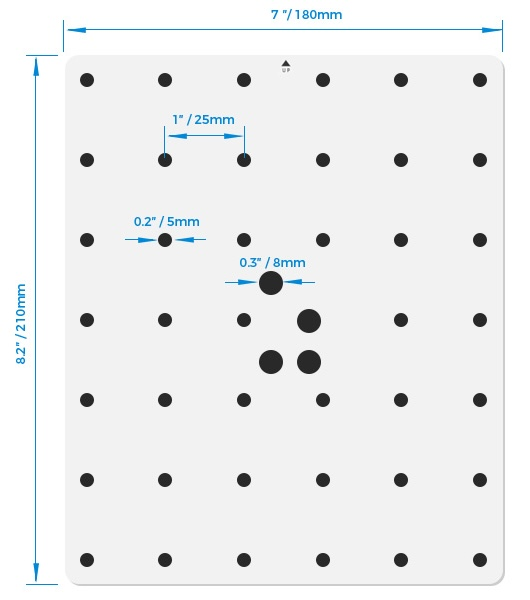
#> input picture ref/size.jpg, 530 x 600 px
$ python debug_quad_detection.py --image ../ref/size.jpg
#> lines starting #> are read from the running program, lines starting #| are printed output that depends on the picture; after the words box and inside, x2 and y2 are one past the last pixel; in counts of white or black regions, pixels touching at a corner belong together
### calib/core/calib_core.py
# -*- coding: utf-8 -*-
"""
Calibrator：输入灰度图（uint8），输出 BoardResult（41 小圆编号、4 大圆、轴、H 等）
不负责画图/保存；仅算法与数据。
"""
from typing import List, Tuple, Optional, Dict, Any
from dataclasses import dataclass
import numpy as np
import cv2


@dataclass
class DetectionConfig:
    # Quad/warp parameters
    quad_expand_scale: float = 1.03
    quad_expand_offset: float = 12.0
    warp_min_short: int = 1400
    warp_min_dim: int = 400
    warp_interp: int = cv2.INTER_CUBIC

    # Hough search parameters
    hough_gaussian_sigma: float = 1.0
    hough_canny_low_ratio: float = 0.66
    hough_canny_low_min: int = 10
    hough_canny_high_ratio: float = 2.0
    hough_dilate_kernel: int = 3
    hough_dilate_iterations: int = 1
    hough_votes_ratio: float = 0.006
    hough_min_line_ratio: float = 0.30
    hough_max_gap_ratio: float = 0.03
    hough_orientation_tol: float = 5.0
    hough_orthogonality_tol: float = 10.0
    hough_rho_nms_ratio: float = 0.02
    hough_kmeans_max_iter: int = 100
    hough_kmeans_eps: float = 1e-4
    hough_kmeans_attempts: int = 8

    # Quadrilateral scoring
    quad_margin: float = 0.03
    quad_area_min_ratio: float = 0.15
    quad_area_max_ratio: float = 0.80
    quad_aspect_min: float = 0.90
    quad_aspect_max: float = 1.35
    quad_edge_half: int = 6
    quad_edge_samples: int = 48
    quad_edge_min_contrast: float = 0.5
    quad_area_bonus: float = 300.0

    # White-region fallback
    white_gaussian_sigma: float = 1.2
    white_morph_kernel: int = 11
    white_morph_iterations: int = 1
    white_approx_eps_ratio: float = 0.0125
    white_approx_expand: float = 1.3
    white_approx_shrink: float = 0.7

    # CLAHE & rect preprocessing
    clahe_clip_limit: float = 2.0
    clahe_tile_grid: Tuple[int, int] = (8, 8)
    rect_blur_kernel: Tuple[int, int] = (3, 3)

    # Blob detector
    blob_min_area: float = 450.0
    blob_max_area: float = 26000.0
    blob_dark: bool = True
    blob_min_circularity: float = 0.45
    blob_min_convexity: float = 0.45
    blob_min_inertia: float = 0.04
    blob_min_threshold: float = 5.0
    blob_max_threshold: float = 220.0
    blob_threshold_step: float = 5.0
    blob_min_dist: float = 10.0

    # Refinement
    refine_gate: float = 0.6
    refine_win_scale: float = 3.0
    refine_win_min: float = 30.0
    refine_win_max: float = 220.0
    refine_segment_ksize: int = 3
    refine_open_kernel: Tuple[int, int] = (3, 3)
    fallback_canny_low: int = 30
    fallback_canny_high: int = 90

    # Area selection
    area_relax_default: float = 0.12
    area_relax_small: float = 0.14
    area_relax_big: float = 0.14
    area_relax_reassign_big: float = 0.20
    area_iterations: int = 8


def create_detection_config(**overrides) -> DetectionConfig:
    """Create a DetectionConfig with selective overrides for convenient tuning."""
    cfg = DetectionConfig()
    for key, value in overrides.items():
        if not hasattr(cfg, key):
            raise AttributeError(f"Unknown detection config field: {key}")
        setattr(cfg, key, value)
    return cfg


DEFAULT_CONFIG = DetectionConfig()

HIGH_RECALL_CONFIG = create_detection_config(
    quad_expand_scale=1.05,
    quad_expand_offset=16.0,
    warp_min_short=1600,
    hough_votes_ratio=0.0045,
    hough_min_line_ratio=0.25,
    hough_max_gap_ratio=0.05,
    hough_orientation_tol=7.5,
    hough_orthogonality_tol=14.0,
    white_morph_kernel=13,
    white_approx_shrink=0.6,
    blob_min_area=320.0,
    blob_max_area=32000.0,
    area_relax_small=0.18,
    area_relax_big=0.18,
    area_relax_reassign_big=0.26,
)

from .types import Axis, Circle, SmallNumbered, BoardResult, Pt

# --------------------- Utils ---------------------
def order_quad(pts4):
    pts4 = np.asarray(pts4, np.float32)
    s = pts4.sum(1); d = np.diff(pts4,axis=1).reshape(-1)
    tl = pts4[np.argmin(s)]; br = pts4[np.argmax(s)]
    tr = pts4[np.argmin(d)]; bl = pts4[np.argmax(d)]
    return np.array([tl,tr,br,bl], np.float32)


def expand_quad(quad: np.ndarray, scale: Optional[float] = None, offset: Optional[float] = None,
               cfg: DetectionConfig = DEFAULT_CONFIG) -> np.ndarray:
    """沿着中心方向外扩四边形，避免透视下裁剪到边缘"""
    q = np.asarray(quad, np.float32)
    centroid = q.mean(axis=0, keepdims=True)
    vec = q - centroid
    if scale is None:
        scale = cfg.quad_expand_scale
    if offset is None:
        offset = cfg.quad_expand_offset
    if scale != 1.0:
        q = centroid + vec * float(scale)
    if offset != 0.0:
        norms = np.linalg.norm(vec, axis=1, keepdims=True)
        dirs = np.divide(vec, np.maximum(norms, 1e-6))
        q = q + dirs * float(offset)
    return q

def warp_by_quad(gray, quad, min_short: Optional[int] = None,
                 cfg: DetectionConfig = DEFAULT_CONFIG):
    if min_short is None:
        min_short = cfg.warp_min_short
    min_dim = int(cfg.warp_min_dim)
    W = int(max(min_dim, np.linalg.norm(quad[1]-quad[0])))
    H = int(max(min_dim, np.linalg.norm(quad[3]-quad[0])))
    dst = np.array([[0,0],[W-1,0],[W-1,H-1],[0,H-1]], np.float32)
    Hm = cv2.getPerspectiveTransform(quad, dst)
    rect = cv2.warpPerspective(gray, Hm, (W, H), flags=cfg.warp_interp)
    short = min(W,H)
    if short < min_short:
        s = float(min_short)/short
        rect = cv2.resize(rect, None, fx=s, fy=s, interpolation=cv2.INTER_CUBIC)
        Hm = np.array([[s,0,0],[0,s,0],[0,0,1]], np.float32) @ Hm
    return rect, Hm

# --------------------- Hough helpers (找板) ---------------------
def seg_to_normal_form(x1,y1,x2,y2):
    vx, vy = x2-x1, y2-y1
    L = np.hypot(vx,vy) + 1e-9
    nx, ny = -vy/L, vx/L
    c = -(nx*x1 + ny*y1)
    rho   = -c
    theta = (np.arctan2(ny, nx) + np.pi) % np.pi
    return (nx, ny, c, theta, rho)

# [7 lines left out: function intersect, not called in this run]

def line_angle_deg(L): return (np.degrees(L[3]) - 90.0) % 180.0
def deg_diff(a,b): return abs((a-b+90) % 180 - 90)

# [38 lines left out: functions bilinear, edge_contrast, quad_score, not called in this run]

def detect_by_hough_search(gray, cfg: DetectionConfig = DEFAULT_CONFIG):
    h,w = gray.shape
    g = cv2.GaussianBlur(gray, (0,0), cfg.hough_gaussian_sigma)
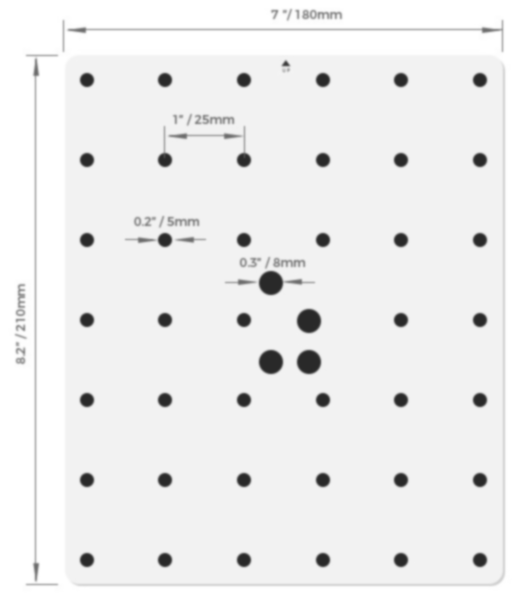
#> g: shape (600, 530); min 40, max 255, mean 238.8
    med = np.median(g)
#> med = 242
    lo = int(max(cfg.hough_canny_low_min, cfg.hough_canny_low_ratio*med))
#> lo = 159
    hi = int(max(lo+1, cfg.hough_canny_high_ratio*lo))
#> hi = 318
    edges = cv2.Canny(g, lo, hi)
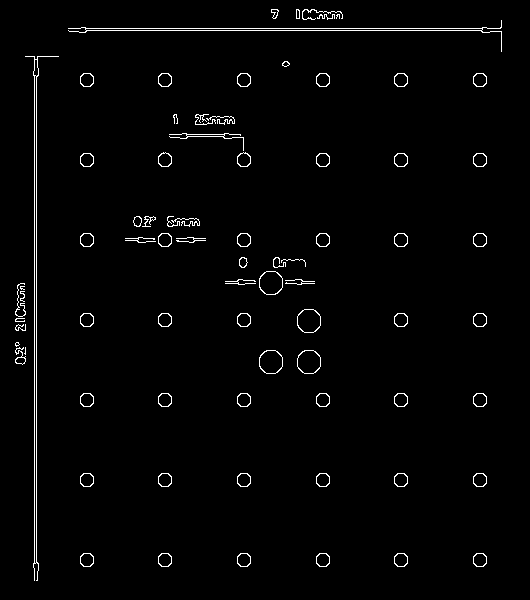
#> edges: shape (600, 530); 1.8% white in thin lines or dots, all inside (x1, y1, x2, y2) = (15, 9, 502, 581)
    if cfg.hough_dilate_kernel > 0 and cfg.hough_dilate_iterations > 0:
        kernel = np.ones((cfg.hough_dilate_kernel, cfg.hough_dilate_kernel), np.uint8)
        edges = cv2.dilate(edges, kernel, cfg.hough_dilate_iterations)
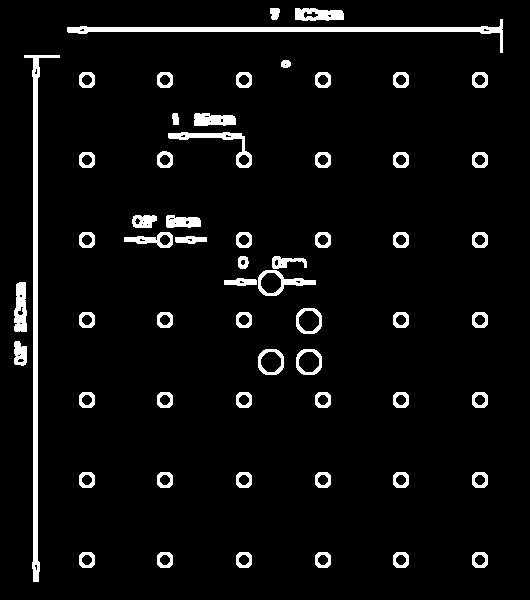
#> edges: shape (600, 530); 5.3% white; 60 white regions, largest, box (x1, y1, x2, y2) and area: (24, 55, 60, 582) 2789, (67, 19, 503, 53) 2327, (168, 132, 252, 168) 636

    lines = cv2.HoughLinesP(
        edges,
        1,
        np.pi/180,
        int(cfg.hough_votes_ratio*min(h,w)),
        minLineLength=int(cfg.hough_min_line_ratio*min(h,w)),
        maxLineGap=int(cfg.hough_max_gap_ratio*min(h,w)),
    )
#> lines = [[34, 581, 34, 55], [35, 581, 35, 55], [36, 581, 36, 55], [67, 27, 226, 27], [33, 581, 33, 55], [170, 31, 502, 31], [227, 28, 502, 28], [189, 30, 502, 30], [37, 581, 37, 55], [209, 29, 501, 29]]
    if lines is None or len(lines)<4: return None, edges
    Ls = [seg_to_normal_form(*xy) for xy in lines.reshape(-1,4)]
#> Ls = [(1, 0, -34, 0, 34), (1, 0, -35, 0, 35), (1, 0, -36, 0, 36), (0, 1, -27, 1.57, 27), (1, 0, -33, 0, 33), (0, 1, -31, 1.57, 31), (0, 1, -28, 1.57, 28), (0, 1, -30, 1.57, 30), (1, 0, -37, 0, 37), (0, 1, -29, 1.57, 29)]

    feats = np.array([[np.cos(2*L[3]), np.sin(2*L[3])] for L in Ls], np.float32)
#> feats = [[1, 0], [1, 0], [1, 0], [-1, 1.22e-16], [1, 0], [-1, 1.22e-16], [-1, 1.22e-16], [-1, 1.22e-16], [1, 0], [-1, 1.22e-16]]
    crit  = (cv2.TERM_CRITERIA_EPS+cv2.TERM_CRITERIA_MAX_ITER, cfg.hough_kmeans_max_iter, cfg.hough_kmeans_eps)
    _, labels, _ = cv2.kmeans(feats, 2, None, crit, cfg.hough_kmeans_attempts, cv2.KMEANS_PP_CENTERS)
#> labels = [1, 1, 1, 0, 1, 0, 0, 0, 1, 0]
    groups = [[],[]]
    for L, lb in zip(Ls, labels.ravel()):
        groups[lb].append(L)
#> this loop made 10 passes
#> (L, lb) on passes 1 to 8: ((1, 0, -34, 0, 34), 1), ((1, 0, -35, 0, 35), 1), ((1, 0, -36, 0, 36), 1), ((0, 1, -27, 1.57, 27), 0), ((1, 0, -33, 0, 33), 1), ((0, 1, -31, 1.57, 31), 0), ((0, 1, -28, 1.57, 28), 0), ((0, 1, -30, 1.57, 30), 0)
    if len(groups[0])<2 or len(groups[1])<2: return None, edges

    def nms_1d(lines, rho_thr):
#> called with rho_thr = 12
        kept=[]
        for L in sorted(lines,key=lambda t:t[4]):
            if all(abs(L[4]-K[4])>rho_thr for K in kept): kept.append(L)
        return kept
    G0 = nms_1d(groups[0], cfg.hough_rho_nms_ratio*max(h,w))
    G1 = nms_1d(groups[1], cfg.hough_rho_nms_ratio*max(h,w))

    best=None; best_score=-1e9
    from itertools import combinations
    for L0a,L0b in combinations(G0,2):
        if deg_diff(line_angle_deg(L0a),line_angle_deg(L0b))>cfg.hough_orientation_tol: continue
        for L1a,L1b in combinations(G1,2):
            if deg_diff(line_angle_deg(L1a),line_angle_deg(L1b))>cfg.hough_orientation_tol: continue
            if abs(deg_diff(line_angle_deg(L0a),line_angle_deg(L1a))-90)>cfg.hough_orthogonality_tol: continue
            pts=[intersect(L0a,L1a),intersect(L0b,L1a),intersect(L0b,L1b),intersect(L0a,L1b)]
            if any(p is None for p in pts): continue
            quad=order_quad(np.stack(pts,0))
            ok, sc=quad_score(gray, quad, cfg)
            if ok and sc>best_score:
                best_score=sc; best=quad
#> after the loop, best_score = -1e+09
    return best, edges

def detect_by_white_region(gray, cfg: DetectionConfig = DEFAULT_CONFIG):
    g = cv2.GaussianBlur(gray,(0,0),cfg.white_gaussian_sigma)
    _, th = cv2.threshold(g, 0,255, cv2.THRESH_BINARY+cv2.THRESH_OTSU)
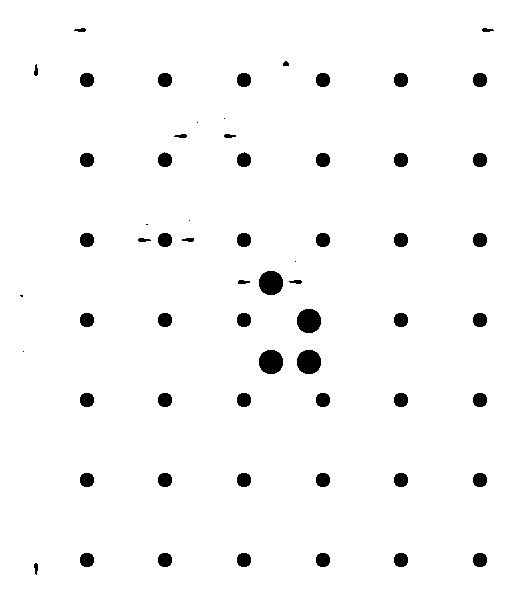
#> th: shape (600, 530); 97.2% white; 63 black regions (7 under 20 px), largest, box (x1, y1, x2, y2) and area: (259, 271, 283, 295) 468, (297, 309, 321, 333) 468, (259, 350, 283, 374) 468
    th = cv2.morphologyEx(th, cv2.MORPH_CLOSE,
                          cv2.getStructuringElement(cv2.MORPH_ELLIPSE,(cfg.white_morph_kernel,cfg.white_morph_kernel)),
                          cfg.white_morph_iterations)
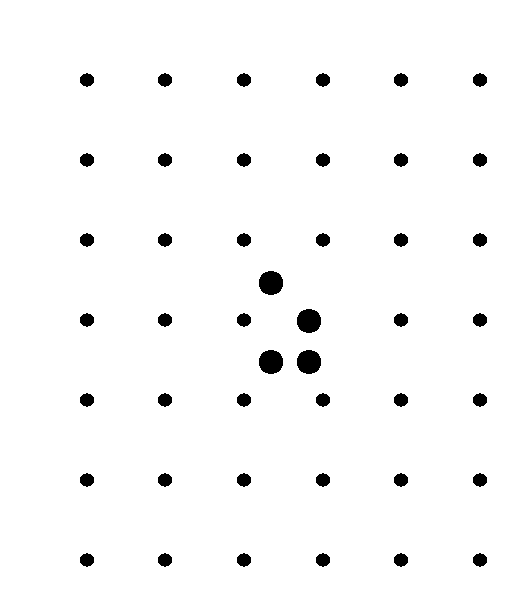
#> th: shape (600, 530); 97.5% white; 45 black regions, largest, box (x1, y1, x2, y2) and area: (259, 271, 283, 295) 464, (297, 309, 321, 333) 464, (259, 350, 283, 374) 464
    num, lab, stats, _ = cv2.connectedComponentsWithStats(th, 8)
#> num = 2; stats = [[80, 73, 407, 494, 7924], [0, 0, 530, 600, 310076]]
#> (the rest of the program and of its run is left out)
